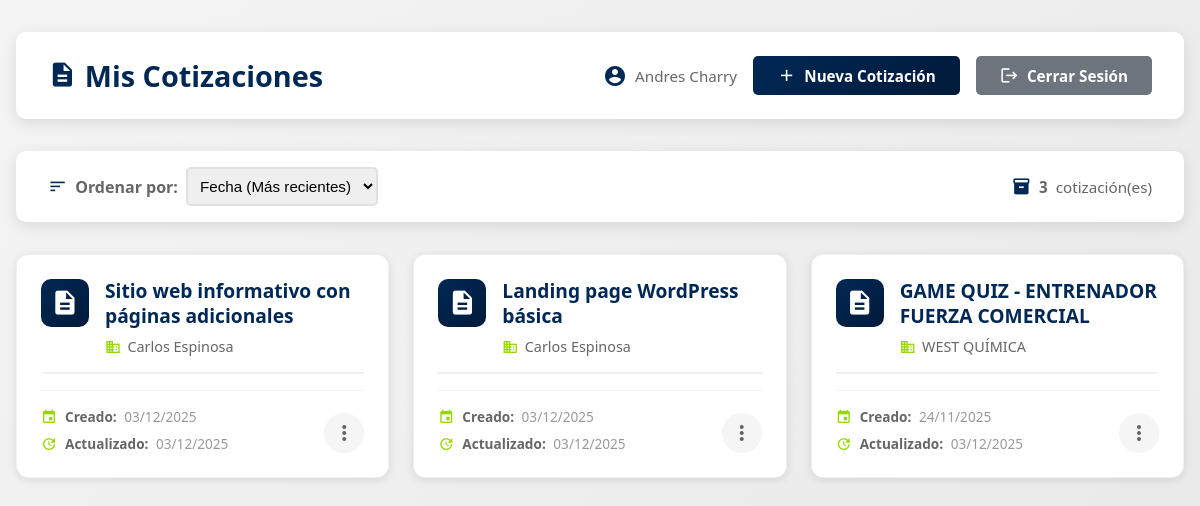
The app's page /pages/dashboard.php (signed in) with its own data.
### tables this page shows
CREATE TABLE `usuarios` (
  `id` int(11) NOT NULL,
  `usuario` varchar(50) NOT NULL,
  `email` varchar(100) NOT NULL,
  `password` varchar(255) NOT NULL,
  `nombre_completo` varchar(100) NOT NULL,
  `creado_en` timestamp NOT NULL DEFAULT current_timestamp()
);

CREATE TABLE `cotizaciones` (
  `id` int(11) NOT NULL,
  `usuario_id` int(11) NOT NULL,
  `titulo` varchar(255) NOT NULL,
  `cliente` varchar(100) NOT NULL,
  `desarrollador` varchar(100) NOT NULL,
  `validez` varchar(50) DEFAULT '30 días',
  `color_primario` varchar(7) DEFAULT '#002855',
  `color_secundario` varchar(7) DEFAULT '#97d700',
  `color_acento` varchar(7) DEFAULT '#fe5000',
  `logo_url` varchar(500) DEFAULT NULL,
  `contenido_requisitos` text DEFAULT NULL,
  `contenido_estilo` text DEFAULT NULL,
  `contenido_precios` text DEFAULT NULL,
  `contenido_terminos` text DEFAULT NULL,
  `info_contacto` text DEFAULT NULL,
  `codigo_unico` varchar(50) NOT NULL,
  `creado_en` timestamp NOT NULL DEFAULT current_timestamp(),
  `actualizado_en` timestamp NOT NULL DEFAULT current_timestamp() ON UPDATE current_timestamp()
);

### includes/config.php (called while the page is built, shortened)
<?php
function getDB()
{
    try {
        $pdo = new PDO(
            "mysql:host=" . DB_HOST . ";dbname=" . DB_NAME . ";charset=utf8mb4",
            DB_USER,
            DB_PASS,
            [
                PDO::ATTR_ERRMODE => PDO::ERRMODE_EXCEPTION,
                PDO::ATTR_DEFAULT_FETCH_MODE => PDO::FETCH_ASSOC,
                PDO::ATTR_EMULATE_PREPARES => false
            ]
        );
        return $pdo;
    } catch (PDOException $e) {
        die("Error de conexión: " . $e->getMessage());
    }
}
function getCurrentUser()
{
    $pdo = getDB();
    $stmt = $pdo->prepare("SELECT id, usuario, email, nombre_completo FROM usuarios WHERE id = ?");
    $stmt->execute([$_SESSION['usuario_id']]);
    return $stmt->fetch();
}

### pages/dashboard.php (the view, shortened to what this page needs)
<?php
require_once '../includes/config.php';
$pdo = getDB();
$usuario = getCurrentUser();
$orden = $_GET['orden'] ?? 'fecha_desc';
$ordenSQL = 'creado_en DESC';
switch ($orden) {
    default:
        $ordenSQL = 'creado_en DESC';
}
$stmt = $pdo->prepare("SELECT id, titulo, cliente, codigo_unico, creado_en, actualizado_en
                       FROM cotizaciones
                       WHERE usuario_id = ?
                       ORDER BY $ordenSQL");
$stmt->execute([$_SESSION['usuario_id']]);
$cotizaciones = $stmt->fetchAll();
?>
<!DOCTYPE html>
<html lang="es">
<head>
    <link rel="stylesheet" href="../assets/css/dashboard.css">
    <link rel="stylesheet" href="../assets/css/notifications.css">
</head>
<body>
    <div class="header">
        <h1><i class="material-icons">description</i> Mis Cotizaciones</h1>
        <div class="user-info">
            <a href="perfil.php" class="user-name" style="text-decoration: none; cursor: pointer;"><i class="material-icons">account_circle</i> <?php echo htmlspecialchars($usuario['nombre_completo']); ?></a>
            <a href="crear_cotizacion.php" class="btn btn-primary"><i class="material-icons">add</i> Nueva Cotización</a>
            <a href="../logout.php" class="btn btn-secondary"><i class="material-icons">logout</i> Cerrar Sesión</a>
        </div>
    </div>
    <div class="container">
        <div class="toolbar">
            <div class="sort-group">
                <i class="material-icons">sort</i>
                <label>Ordenar por:</label>
                <select onchange="window.location.href='?orden=' + this.value">
                    <option value="fecha_desc" <?php echo $orden === 'fecha_desc' ? 'selected' : ''; ?>>Fecha (Más recientes)</option>
                </select>
            </div>
            <div class="quote-count">
                <i class="material-icons">inventory_2</i>
                <strong><?php echo count($cotizaciones); ?></strong> cotización(es)
            </div>
        </div>
        <?php if (empty($cotizaciones)): ?>
            <div class="empty-state">
                <i class="material-icons">description</i>
                <h2>No hay cotizaciones aún</h2>
                <p>Crea tu primera cotización para comenzar</p>
                <a href="crear_cotizacion.php" class="btn btn-primary"><i class="material-icons">add</i> Crear Primera Cotización</a>
            </div>
        <?php else: ?>
            <div class="quotes-grid">
                <?php foreach ($cotizaciones as $cot): ?>
                    <div class="quote-card">
                        <div class="quote-card-header">
                            <div class="quote-icon">
                                <i class="material-icons">description</i>
                            </div>
                            <div class="quote-title-section">
                                <h3><?php echo htmlspecialchars($cot['titulo']); ?></h3>
                                <div class="cliente">
                                    <i class="material-icons">business</i>
                                    <?php echo htmlspecialchars($cot['cliente']); ?>
                                </div>
                            </div>
                        </div>
                        <div class="quote-footer">
                            <div class="quote-meta">
                                <div class="meta-item">
                                    <i class="material-icons">event</i>
                                    <span>
                                        <strong>Creado:</strong> <?php echo date('d/m/Y', strtotime($cot['creado_en'])); ?>
                                    </span>
                                </div>
                                <div class="meta-item">
                                    <i class="material-icons">update</i>
                                    <span>
                                        <strong>Actualizado:</strong> <?php echo date('d/m/Y', strtotime($cot['actualizado_en'])); ?>
                                    </span>
                                </div>
                            </div>
                            <div class="quote-actions">
                                <div class="menu-container">
                                    <button class="menu-toggle" onclick="toggleMenu(<?php echo $cot['id']; ?>, event)">
                                        <i class="material-icons">more_vert</i>
                                    </button>
                                </div>
                            </div>
                        </div>
                    </div>
                <?php endforeach; ?>
            </div>
        <?php endif; ?>
    </div>
</body>
</html>

### assets/css/dashboard.css (style rules this page uses)
* { margin: 0; padding: 0; box-sizing: border-box; }
body { font-family: "Segoe UI", Tahoma, Geneva, Verdana, sans-serif; background: linear-gradient(135deg, #f4f4f4 0%, #e8e8e8 100%); min-height: 100vh; padding: 2rem 1rem; }
.header { max-width: 1200px; margin: 0 auto 2rem; background: white; padding: 1.5rem 2rem; border-radius: 10px; box-shadow: 0 4px 15px rgba(0, 0, 0, 0.1); display: flex; justify-content: space-between; align-items: center; flex-wrap: wrap; gap: 1rem; }
.header h1 { color: #002855; font-size: 1.8rem; display: flex; align-items: center; gap: 0.5rem; }
.header h1 .material-icons { font-size: 1.8rem; }
.user-info { display: flex; align-items: center; gap: 1rem; flex-wrap: wrap; }
.user-name { color: #666; display: flex; align-items: center; gap: 0.5rem; font-size: 0.95rem; cursor: pointer; transition: all 0.3s; }
.user-name .material-icons { font-size: 1.5rem; color: #002855; }
.btn { padding: 0.6rem 1.5rem; border: none; border-radius: 5px; font-size: 0.95rem; font-weight: 600; cursor: pointer; text-decoration: none; display: inline-flex; align-items: center; gap: 0.5rem; transition: all 0.3s; }
.btn .material-icons { font-size: 1.2rem; }
.btn-primary { background: linear-gradient(135deg, #002855 0%, #001a3a 100%); color: white; }
.btn-secondary { background: #6c757d; color: white; }
.container { max-width: 1200px; margin: 0 auto; }
.toolbar { background: white; padding: 1rem 2rem; border-radius: 10px; box-shadow: 0 4px 15px rgba(0, 0, 0, 0.1); margin-bottom: 2rem; display: flex; justify-content: space-between; align-items: center; flex-wrap: wrap; gap: 1rem; }
.sort-group { display: flex; align-items: center; gap: 0.5rem; }
.sort-group .material-icons { color: #002855; font-size: 1.2rem; }
.sort-group label { color: #666; font-weight: 600; }
.quote-count { display: flex; align-items: center; gap: 0.5rem; color: #666; font-size: 0.95rem; }
.quote-count .material-icons { color: #002855; font-size: 1.2rem; }
.sort-group select { padding: 0.5rem; border: 2px solid #e0e0e0; border-radius: 5px; font-size: 0.95rem; cursor: pointer; }
.quotes-grid { display: grid; grid-template-columns: repeat(auto-fill, minmax(320px, 1fr)); gap: 1.5rem; }
.quote-card { background: white; border-radius: 12px; padding: 1.5rem; box-shadow: 0 2px 8px rgba(0, 0, 0, 0.1); transition: all 0.3s ease; display: flex; flex-direction: column; border: 1px solid #f0f0f0; }
.quote-card-header { display: flex; gap: 1rem; margin-bottom: 1rem; padding-bottom: 1rem; border-bottom: 2px solid #f0f0f0; }
.quote-icon { width: 48px; height: 48px; border-radius: 10px; background: linear-gradient(135deg, #002855 0%, #001a3a 100%); display: flex; align-items: center; justify-content: center; flex-shrink: 0; color: white; }
.quote-icon .material-icons { font-size: 1.8rem; }
.quote-title-section { flex: 1; min-width: 0; }
.quote-card h3 { color: #002855; font-size: 1.2rem; margin-bottom: 0.5rem; word-break: break-word; font-weight: 600; line-height: 1.3; }
.quote-card .cliente { color: #666; font-size: 0.9rem; display: flex; align-items: center; gap: 0.4rem; }
.quote-card .cliente .material-icons { font-size: 1rem; color: #97d700; }
.quote-footer { display: flex; justify-content: space-between; align-items: flex-end; gap: 1rem; margin-top: auto; padding-top: 1rem; border-top: 1px solid #f0f0f0; }
.quote-meta { display: flex; flex-direction: column; gap: 0.5rem; flex: 1; }
.meta-item { display: flex; align-items: center; gap: 0.5rem; color: #999; font-size: 0.85rem; }
.meta-item .material-icons { font-size: 1rem; color: #97d700; }
.meta-item strong { color: #666; margin-right: 0.25rem; }
.quote-actions { display: flex; justify-content: flex-end; flex-shrink: 0; }
.menu-container { position: relative; }
.menu-toggle { background: #f5f5f5; border: none; border-radius: 50%; width: 40px; height: 40px; display: flex; align-items: center; justify-content: center; cursor: pointer; transition: all 0.2s ease; color: #666; }
.menu-toggle .material-icons { font-size: 1.5rem; }

### records on screen
usuarios: nombre_completo "Andres Charry"
cotizaciones: titulo "Sitio web informativo con páginas adicionales", cliente "Carlos Espinosa", creado_en "03/12/2025", actualizado_en "03/12/2025"
cotizaciones: titulo "Landing page WordPress básica", cliente "Carlos Espinosa", creado_en "03/12/2025", actualizado_en "03/12/2025"
cotizaciones: titulo "GAME QUIZ - ENTRENADOR FUERZA COMERCIAL", cliente "WEST QUÍMICA", creado_en "24/11/2025", actualizado_en "03/12/2025"

### other values on screen
count($cotizaciones) "3"
